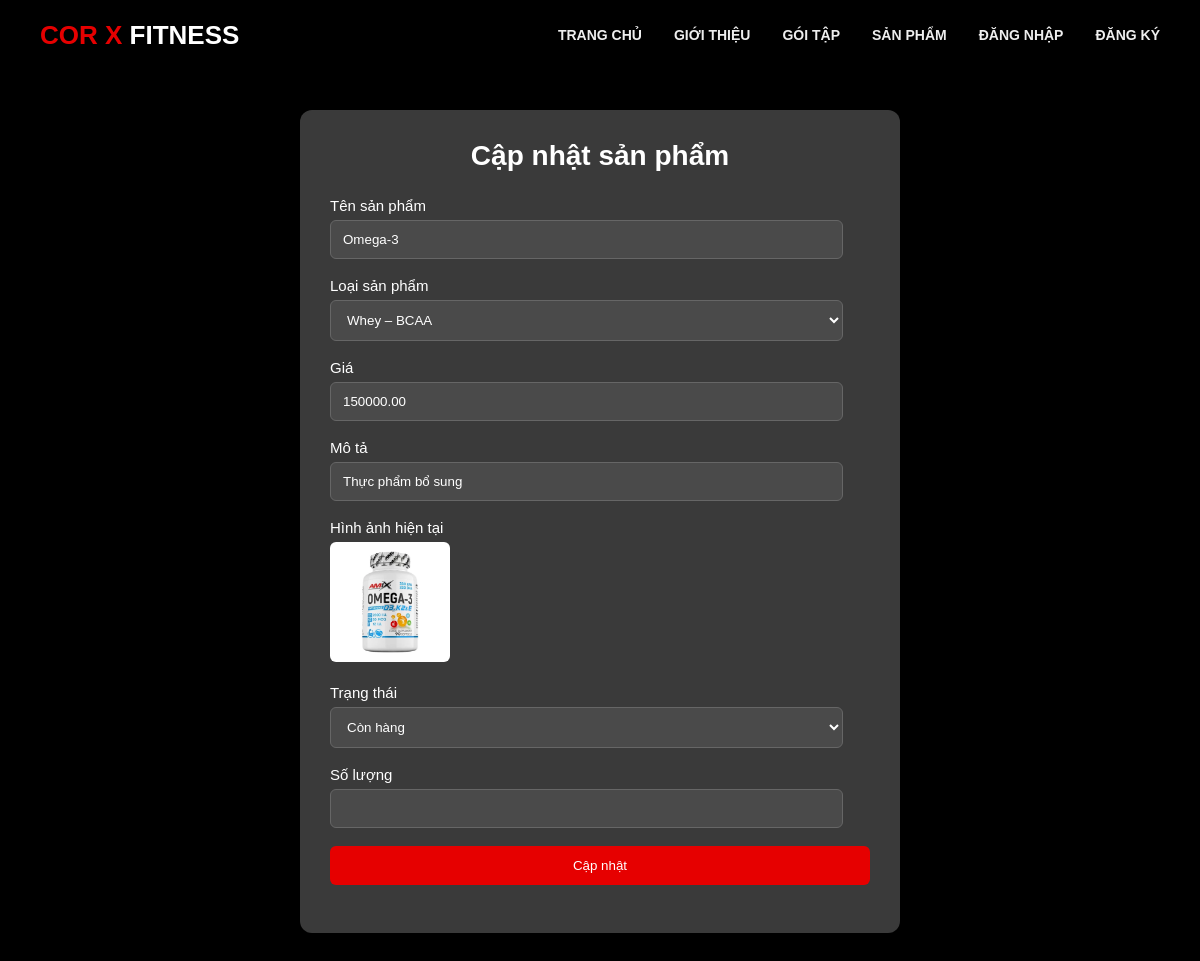
Screenshot of /admin/index.php?page_layout=capnhatsanpham&id=2 with the database file from the repository.
### tables this page shows
CREATE TABLE `san_pham` (
  `id` int NOT NULL,
  `ten_san_pham` varchar(255) NOT NULL,
  `gia` decimal(10,2) NOT NULL,
  `mo_ta` text,
  `hinh_anh` text,
  `loai_san_pham_id` int DEFAULT NULL,
  `trang_thai` enum('con_hang','het_hang') DEFAULT 'con_hang'
);

CREATE TABLE `loai_san_pham` (
  `id` int NOT NULL,
  `ten_loai` varchar(100) NOT NULL
);

### admin/capnhatsanpham.php (the view, shortened to what this page needs)
<?php
include 'connect.php';
$id = (int)$_GET['id'];
$sql = "
SELECT
    sp.id,
    sp.ten_san_pham,
    sp.gia,
    sp.mo_ta,
    sp.hinh_anh,
    sp.loai_san_pham_id,
    sp.trang_thai,
    tk.so_luong
FROM san_pham sp
LEFT JOIN ton_kho tk ON sp.id = tk.san_pham_id
WHERE sp.id = $id
";
$result = mysqli_query($conn, $sql);
$sanPham = mysqli_fetch_assoc($result);
$sqlLoaiSP = "SELECT id, ten_loai FROM loai_san_pham ORDER BY ten_loai";
$dsLoaiSP = mysqli_query($conn, $sqlLoaiSP);
?>
<!DOCTYPE html>
<html lang="en">
<head>
</head>
<body>
<div class="container-them">
<h1>Cập nhật sản phẩm</h1>
<form method="post">
<div class="box">
<p>Tên sản phẩm</p>
<input name="ten-sp" type="text" value="<?= $sanPham['ten_san_pham'] ?>">
</div>
<div class="box">
<p>Loại sản phẩm</p>
<select name="loai-sp">
<?php while($row = mysqli_fetch_assoc($dsLoaiSP)) : ?>
<option value="<?= $row['id'] ?>"
<?= $sanPham['loai_san_pham_id'] == $row['id'] ? 'selected' : '' ?>>
<?= $row['ten_loai'] ?>
</option>
<?php endwhile; ?>
</select>
</div>
<div class="box">
<p>Giá</p>
<input name="gia" type="number" value="<?= $sanPham['gia'] ?>">
</div>
<div class="box">
<p>Mô tả</p>
<input name="mo-ta" type="text" value="<?= $sanPham['mo_ta'] ?>">
</div>
<div class="box">
<p>Hình ảnh hiện tại</p>
<?php if ($sanPham['hinh_anh']) { ?>
<img
src="../sanpham/picture/<?= $sanPham['hinh_anh'] ?>"
width="120"
style="border-radius:6px"
>
<?php } ?>
</div>
<div class="box">
<p>Trạng thái</p>
<select name="tthai">
<option value="con_hang" <?= $sanPham['trang_thai']=='con_hang'?'selected':'' ?>>Còn hàng</option>
</select>
</div>
<div class="box">
<p>Số lượng</p>
<input name="so-luong" type="number" value="<?= $sanPham['so_luong'] ?>">
</div>
<div class="box">
<input type="submit" value="Cập nhật">
</div>
</form>
</div>
</body>
</html>

### admin/index.php (shortened to what this page needs)
<!DOCTYPE html>
<html lang="en">
<head>
</head>
<body>
    <header>
    <div class="header_container">
      <a href="index.php?page_layout=trangchu" class="logo"><span>COR X </span>FITNESS</a>
  <ul class="menu">
          <li class="">
            <a class="" href="index.php?page_layout=trangchu">Trang chủ</a>
          </li>
          <li class="">
            <a class="" href="index.php?page_layout=gioithieu">Giới thiệu</a>
          </li>
          <li class="">
            <a class="" href="index.php?page_layout=goitap">Gói tập</a>
          </li>
          <li class="">
            <a class="" href="index.php?page_layout=sanpham">Sản phẩm</a>
          </li>
             <?php if (isset($_SESSION['username'])): ?>
          <li class="quanly">
              <a href="javascript:void(0)" id="quanly-btn">Xin chào, <?= $_SESSION['username'] ?> </a>
             <ul class="quanly-menu" id="quanly-menu">
              <li><a href="index.php?page_layout=thongtinhoivien">Quản lý hội viên</a></li>
              <li><a href="index.php?page_layout=quanlysanpham">Quản lý mặt hàng</a></li>
            </ul>
          </li>
        <li><a href="index.php?page_layout=logout">Đăng xuất</a></li>
      <?php else: ?>
        <li><a href="../dangnhap.php">Đăng nhập</a></li>
        <li><a href="../dangky.php">Đăng ký</a></li>
    <?php endif; ?>
        </ul>
</div>
    </header>
    <main>
<?php
switch ($_GET['page_layout']) {
    case 'capnhatsanpham':
        include 'capnhatsanpham.php';
        break;
}
?>
</main>
</body>
</html>

### admin/index.php (style rules this page uses)
* { box-sizing: border-box; margin: 0; padding: 0; }
body { background-color: #000000; font-family: Arial, sans-serif; }
.header_container { max-width: 1200px; height: 70px; margin: 0 auto; padding: 0 40px; background-color: #000000; display: flex; align-items: center; justify-content: space-between; }
.logo { font-size: 26px; font-weight: 800; color: #fff; text-decoration: none; white-space: nowrap; }
.logo span { color: #e60000; }
.menu { display: flex; gap: 32px; }
.menu a { color: #eee; text-decoration: none; font-size: 14px; font-weight: 600; text-transform: uppercase; position: relative; transition: 0.3s; }
.menu a::after { content: ""; position: absolute; width: 0; height: 2px; background: #e60000; left: 0; bottom: -6px; transition: 0.3s; }

### admin/capnhatsanpham.php (style rules this page uses)
body { background: #000; margin: 0; font-family: Arial, sans-serif; }
.container-them { width: 50%; margin: 40px auto; padding: 30px; background: #3a3a3a; border-radius: 12px; }
.container-them h1 { text-align: center; font-size: 28px; color: #fff; margin-bottom: 25px; }
.box { margin-bottom: 18px; }
.box p { margin: 0 0 6px 0; font-size: 15px; color: #fff; }
input[type="text"], input[type="number"], select { width: 95%; padding: 11px 12px; border: 1px solid #666; border-radius: 6px; background: #4a4a4a; color: #fff; }
input[type="submit"] { width: 100%; padding: 12px; background: #e60000; color: white; border: none; border-radius: 6px; cursor: pointer; }

### rows the page displays
san_pham: ten-sp "Omega-3", loai-sp "Whey – BCAA", gia "150000.00", mo-ta "Thực phẩm bổ sung", hinh_anh (picture), tthai "Còn hàng"
